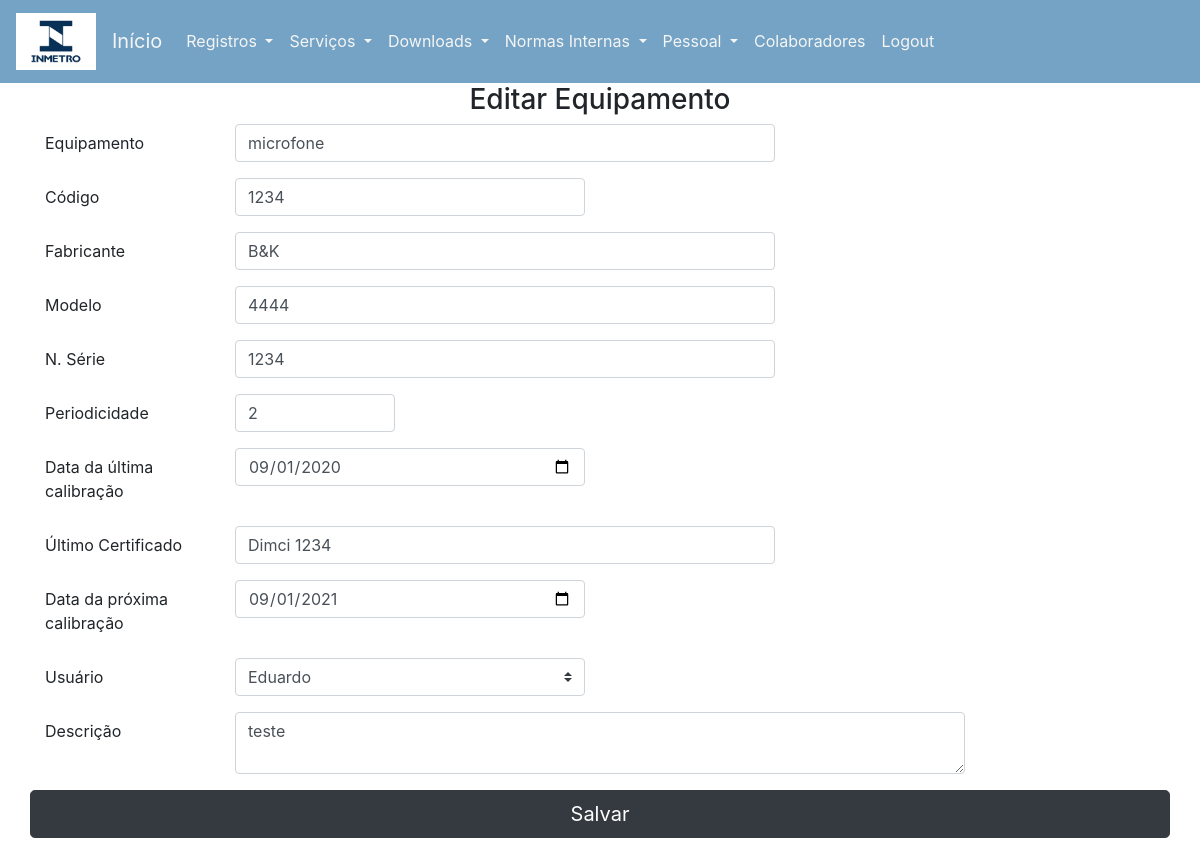
/editarEquipamento/1, run on the app's committed database.
### app/models/equipamento.py (models this page shows, shortened)
class Equipamento(db.Model):
    __tablename__ = 'equipamento'
    id = db.Column('id',db.Integer,primary_key = True, autoincrement = True)
    equipamento = db.Column(db.String(100))
    codigo = db.Column(db.String(100), unique=True)
    fabricante = db.Column(db.String(100))
    modelo = db.Column(db.String(100))
    serie = db.Column(db.String(100))
    certificado = db.Column(db.String(100), nullable=True)
    periodicidade = db.Column(db.Integer())
    descricao = db.Column(db.Text(),nullable=True)
    data_ultima_calibracao = db.Column(db.DateTime(),nullable=True)
    data_proxima_calibracao = db.Column(db.DateTime(), nullable=True)
    data_registro = db.Column( db.DateTime(),nullable=False,default=datetime.utcnow)
    usuario_id = db.Column(db.Integer, db.ForeignKey('usuario.id'),nullable=True)
    usuario = db.relationship('Usuario', back_populates="equipamentos")

### app/models/usuario.py (models this page shows, shortened)
class Usuario (UserMixin,db.Model):
    __tablename__ = 'usuario'
    id = db.Column('id', db.Integer, primary_key=True, autoincrement=True)
    email = db.Column(db.String(100), unique=True)
    senha = db.Column(db.String(50))
    nome = db.Column(db.String(50))
    up_uo = db.Column(db.String(50))
    privilegio = db.Column(db.String(50))
    matricula = db.Column(db.String(50))
    ramal = db.Column(db.String(50))
    equipamentos = relationship("Equipamento", back_populates="usuario")
    indice_geral = db.relationship('Indice_Geral', back_populates="usuario")

### app/controllers/equipamento.py (the view, shortened to what this page needs)
@equip.route('/editarEquipamento/<int:id>', methods= ['GET', 'POST'])
def editar(id):
    equipamento = Equipamento.query.get(id)
    usuarios = Usuario.query.all()
    try:
        data_ultima = equipamento.data_ultima_calibracao.strftime(("%Y-%m-%d" ))
    except:
        data_ultima = None
    try:
        data_proxima = equipamento.data_proxima_calibracao.strftime(("%Y-%m-%d"))
    except:
        data_proxima = None
    return render_template('editarequipamento.html',e = equipamento, usuarios = usuarios, usuario = equipamento.usuario, data_ultima = data_ultima, data_proxima=data_proxima )

### app/templates/editarequipamento.html (shortened to what this page needs)
{% extends "base_laeta.html" %}
{% block content %}
<div class="container">
   <h3 align="center">Editar Equipamento</h3>
<form action="/editarEquipamento/{{e.id}}" method="post">
  <div class="form-group row">
    <label for="equipamento" class="col-sm-2 col-form-label">Equipamento</label>
    <div class="col-sm-6">
      <input type="text" name = 'equipamento' class="form-control" id="equipamento" placeholder="Equipamento" value="{{e.equipamento}}" >
    </div>
  </div>
  <div class="form-group row">
    <label for="codigo" class="col-sm-2 col-form-label">Código</label>
    <div class="col-sm-4">
      <input type="text" name = 'codigo' class="form-control" id="codigo" placeholder="Código" value="{{e.codigo}}">
    </div>
  </div>
  <div class="form-group row">
    <label for="fabricante" class="col-sm-2 col-form-label">Fabricante</label>
    <div class="col-sm-6">
      <input type="text" name = 'fabricante' class="form-control" id="fabricante" placeholder="Fabricante" value="{{e.fabricante}}">
    </div>
  </div>
  <div class="form-group row">
    <label for="modelo" class="col-sm-2 col-form-label">Modelo</label>
    <div class="col-sm-6">
      <input type="text" name = 'modelo' class="form-control" id="modelo" placeholder="Modelo" value="{{e.modelo}}">
    </div>
  </div>
  <div class="form-group row">
    <label for="serie" class="col-sm-2 col-form-label">N. Série</label>
    <div class="col-sm-6">
      <input type="text" name = 'serie' class="form-control" id="serie" placeholder="N. Série" value="{{e.serie}}">
    </div>
  </div>
  <div class="form-group row">
    <label for="periodicidade" class="col-sm-2 col-form-label">Periodicidade</label>
    <div class="col-sm-2">
      <input type="number" min="1" max="10" name = 'periodicidade' class="form-control" id="periodicidade" placeholder="Periodicidade" value="{{e.periodicidade}}">
    </div>
  </div>
  <div class="form-group row">
    <label for="data_ultima_calibracao" class="col-sm-2 col-form-label">Data da última calibração</label>
    <div class="col-sm-4">
      <input type="date" name = 'data_ultima' class="form-control" id="data_ultima_calibracao"  placeholder="dd/mm/aaaa" value="{{data_ultima}}">
    </div>
  </div>
   <div class="form-group row">
    <label for="certificado" class="col-sm-2 col-form-label">Último Certificado</label>
    <div class="col-sm-6">
      <input type="text" name = 'certificado' class="form-control" id="certificado" placeholder="Último Certificado" value="{{e.certificado}}">
    </div>
  </div>
  <div class="form-group row">
    <label for="data_proxima_calibracao" class="col-sm-2 col-form-label">Data da próxima calibração</label>
    <div class="col-sm-4">
      <input type="date" name = 'data_proxima' class="form-control" id="data_proxima_calibracao" placeholder="dd/mm/aaaa" value="{{data_proxima}}" >
    </div>
  </div>
  <div class="form-group row">
    <label for="usuario" class="col-sm-2 col-form-label">Usuário</label>
    <div class="col-sm-4">
      <select name = 'usuario'  class="custom-select mr-sm-2" id="usuario" required>
        <option selected value='{{usuario.id}}'>{{usuario.nome}}</option>
      </select>
  </div>
  </div>
   <div class="form-group row">
    <label for="descricao" class="col-sm-2 col-form-label">Descrição</label>
    <div class="col-sm-8">
      <textarea class="form-control" name="descricao" id="descricao" rows="2" >{{e.descricao}}</textarea>
    </div>
  </div>
   <div class="form-group row">
    <button class="btn btn-dark btn-lg btn-block" type="submit" class="col-sm-2 col-form-label">Salvar</button>
  </div>
</form>
</div>
{% endblock %}

### data on the page
Equipamento: equipamento "microfone", codigo "1234", fabricante "B&K", modelo "4444", serie "1234", periodicidade "2", certificado "Dimci 1234", descricao "teste"
Usuario: usuario "Eduardo"
